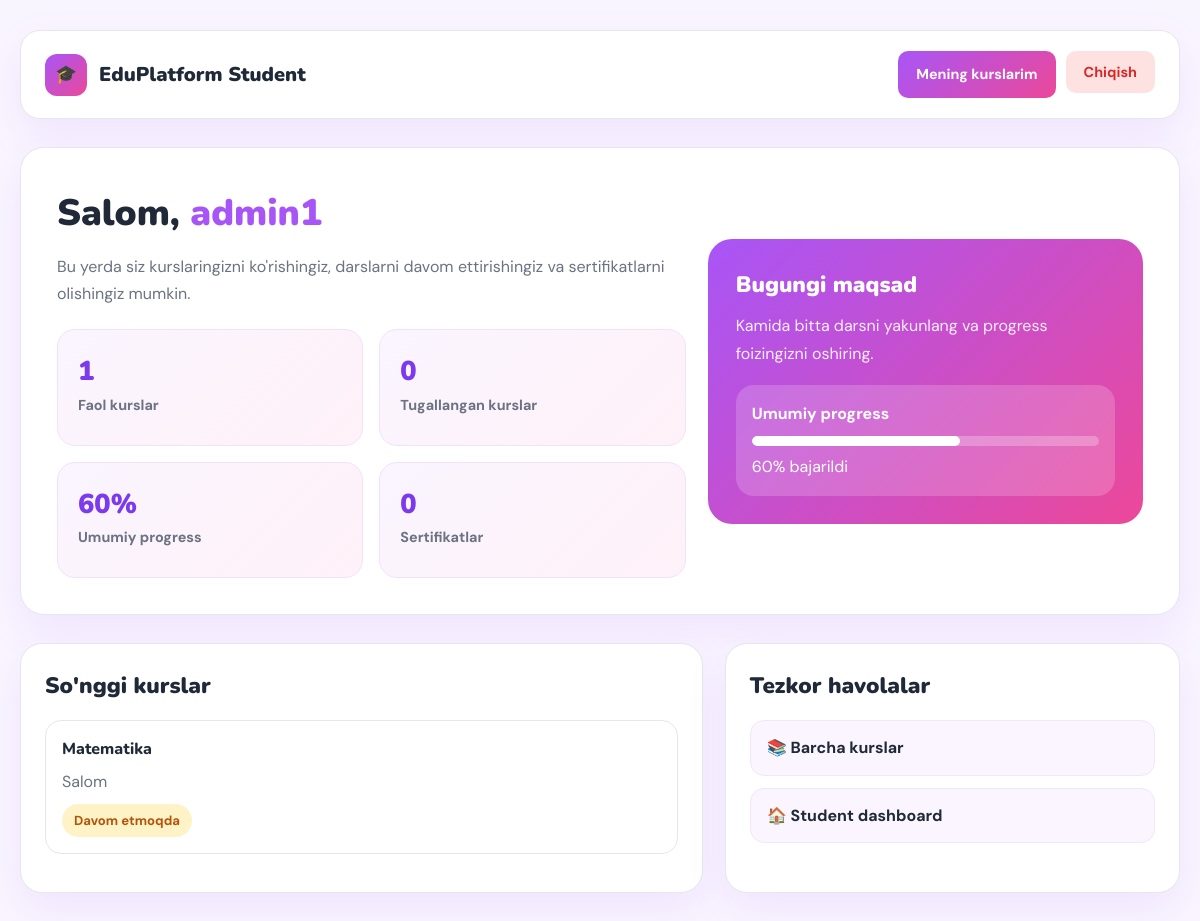
The page /student-dashboard/ (signed in) on the database its author committed.
### accounts/models.py (models this page shows, shortened)
class User(AbstractUser):
    phone = models.CharField(max_length=20, blank=True, null=True)
    ROLE_CHOICES = (
        ('student', 'Student'),
        ('admin', 'Admin'),
    )
    role = models.CharField(max_length=20, choices=ROLE_CHOICES, default='student')

### courses/models.py (models this page shows, shortened)
class Enrollment(models.Model):
    student = models.ForeignKey(User, on_delete=models.CASCADE, limit_choices_to={'role': 'student'})
    course = models.ForeignKey('Course', on_delete=models.CASCADE)
    enrolled_at = models.DateTimeField(default=timezone.now)
    completed = models.BooleanField(default=False)  # Kurs tugaganini belgilash
    class Meta:
        unique_together = ('student', 'course')

class Course(models.Model):
    title = models.CharField(max_length=200)
    description = models.TextField()
    price = models.DecimalField(max_digits=10, decimal_places=2, default=0)
    discount = models.PositiveIntegerField(default=0)  # %
    category = models.ForeignKey(Category, on_delete=models.SET_NULL, null=True)
    duration = models.CharField(max_length=50, help_text="Masalan: 3 oy, 40 soat")
    cover_image = models.ImageField(upload_to='course_covers/', null=True, blank=True)
    promo_video = models.FileField(upload_to='course_videos/', null=True, blank=True)
    created_at = models.DateTimeField(auto_now_add=True)

### accounts/views.py (the view)
# urls.py: path('student-dashboard/', student_dashboard, name='student_dashboard'),
@login_required
def student_dashboard(request):
    if request.user.role != "student":
        return redirect('admin_dashboard')
    from courses.models import Enrollment, LessonProgress, Lesson
    enrollments = Enrollment.objects.filter(student=request.user)
    active_courses = enrollments.filter(completed=False).count()
    completed_courses = enrollments.filter(completed=True).count()
    total_lessons = Lesson.objects.filter(
        module__course__enrollment__student=request.user
    ).distinct().count()
    completed_lessons = LessonProgress.objects.filter(
        student=request.user, completed=True
    ).count()
    progress_percent = int((completed_lessons / total_lessons) * 100) if total_lessons else 0
    recent_enrollments = enrollments.select_related('course').order_by('-enrolled_at')[:3]
    context = {
        'active_courses': active_courses,
        'completed_courses': completed_courses,
        'progress_percent': progress_percent,
        'recent_enrollments': recent_enrollments,
    }
    return render(request, 'student_dashboard.html', context)

### accounts/templates/student_dashboard.html (shortened to what this page needs)
{% extends "base.html" %}
{% block content %}
<div class="container">
    <div class="topbar">
        <div class="brand">
            <div class="brand-icon">🎓</div>
            EduPlatform Student
        </div>
        <div style="display:flex; gap:10px; flex-wrap:wrap;">
            <a href="{% url 'student_courses' %}" class="btn btn-primary">Mening kurslarim</a>
            <form method="POST" action="{% url 'logout' %}" class="logout-form">
                <button type="submit">Chiqish</button>
            </form>
        </div>
    </div>
    <section class="hero-card" style="display:grid; grid-template-columns:1.3fr 0.9fr; gap:22px; align-items:center;">
        <div>
            <h1>Salom, <span>{{ request.user.username }}</span></h1>
            <p>Bu yerda siz kurslaringizni ko'rishingiz, darslarni davom ettirishingiz va sertifikatlarni olishingiz mumkin.</p>
            <div class="stats-grid" style="grid-template-columns: repeat(2, 1fr);">
                <div class="stat-card">
                    <div class="value">{{ active_courses }}</div>
                    <h3>Faol kurslar</h3>
                </div>
                <div class="stat-card">
                    <div class="value">{{ completed_courses }}</div>
                    <h3>Tugallangan kurslar</h3>
                </div>
                <div class="stat-card">
                    <div class="value">{{ progress_percent }}%</div>
                    <h3>Umumiy progress</h3>
                </div>
                <div class="stat-card">
                    <div class="value">{{ completed_courses }}</div>
                    <h3>Sertifikatlar</h3>
                </div>
            </div>
        </div>
        <div style="background:var(--gradient); color:white; border-radius:24px; padding:28px;">
            <h3 style="font-family:'Nunito',sans-serif; font-size:1.4rem; font-weight:900; margin-bottom:10px;">Bugungi maqsad</h3>
            <p style="color:rgba(255,255,255,0.9); margin-bottom:18px;">Kamida bitta darsni yakunlang va progress foizingizni oshiring.</p>
            <div style="background:rgba(255,255,255,0.18); border-radius:18px; padding:16px;">
                <strong style="display:block; margin-bottom:10px;">Umumiy progress</strong>
                <div style="width:100%; height:10px; background:rgba(255,255,255,0.25); border-radius:999px; overflow:hidden; margin-bottom:8px;">
                    <div style="width:{{ progress_percent }}%; height:100%; background:white; border-radius:999px;"></div>
                </div>
                <span>{{ progress_percent }}% bajarildi</span>
            </div>
        </div>
    </section>
    <section style="display:grid; grid-template-columns:1.2fr 0.8fr; gap:22px;">
        <div class="card">
            <h2>So'nggi kurslar</h2>
            {% for enrollment in recent_enrollments %}
            <div style="border:1px solid var(--border); border-radius:16px; padding:16px; margin-bottom:14px;">
                <h4 style="font-family:'Nunito',sans-serif; font-weight:800; margin-bottom:6px;">{{ enrollment.course.title }}</h4>
                <p style="color:var(--muted); margin-bottom:10px;">{{ enrollment.course.description|truncatewords:15 }}</p>
                {% if enrollment.completed %}
                <span class="badge badge-success">Tugallangan</span>
                {% else %}
                <span class="badge badge-student">Davom etmoqda</span>
                {% endif %}
            </div>
            {% empty %}
            <p class="empty-state">Hali kursga yozilmagansiz</p>
            {% endfor %}
        </div>
        <div class="card">
            <h2>Tezkor havolalar</h2>
            <div style="display:grid; gap:12px;">
                <a href="{% url 'student_courses' %}" style="background:#faf5ff; border:1px solid #f1e6ff; padding:14px 16px; border-radius:14px; font-weight:700; transition:0.2s;">📚 Barcha kurslar</a>
                <a href="{% url 'student_dashboard' %}" style="background:#faf5ff; border:1px solid #f1e6ff; padding:14px 16px; border-radius:14px; font-weight:700; transition:0.2s;">🏠 Student dashboard</a>
            </div>
        </div>
    </section>
</div>
{% endblock %}

### static/css/style.css (style rules this page uses)
:root { --primary: #a855f7; --primary-dark: #7c3aed; --pink: #ec4899; --gradient: linear-gradient(135deg, #a855f7, #ec4899); --bg: #f9f5ff; --white: #ffffff; --dark: #1a1a2e; --text: #1f2937; --muted: #6b7280; --border: #e5e7eb; --danger: #ef4444; --success: #22c55e; --warning: #f59e0b; --card-bg: #fff; --shadow: 0 16px 40px rgba(168, 85, 247, 0.10); --shadow-sm: 0 4px 12px rgba(168, 85, 247, 0.08); }
* { margin: 0; padding: 0; box-sizing: border-box; }
body { font-family: 'DM Sans', sans-serif; background: var(--bg); color: var(--text); line-height: 1.6; }
a { text-decoration: none; color: inherit; }
.container { max-width: 1200px; margin: 0 auto; padding: 30px 20px 60px; }
.topbar { background: var(--white); border: 1px solid var(--border); border-radius: 20px; padding: 20px 24px; display: flex; justify-content: space-between; align-items: center; gap: 14px; flex-wrap: wrap; box-shadow: var(--shadow); margin-bottom: 28px; }
.logo, .brand { display: flex; align-items: center; gap: 12px; font-family: 'Nunito', sans-serif; font-weight: 900; font-size: 1.25rem; }
.logo-icon, .brand-icon { width: 42px; height: 42px; border-radius: 12px; background: var(--gradient); display: flex; align-items: center; justify-content: center; color: white; font-size: 1.1rem; }
.btn { display: inline-flex; align-items: center; justify-content: center; gap: 8px; text-decoration: none; padding: 12px 18px; border-radius: 10px; font-weight: 700; font-size: 0.9rem; font-family: 'DM Sans', sans-serif; border: none; cursor: pointer; transition: all 0.2s ease; }
.btn-primary { background: var(--gradient); color: white; }
.card { background: var(--white); border: 1px solid var(--border); border-radius: 22px; padding: 24px; box-shadow: var(--shadow); }
.card h2 { font-family: 'Nunito', sans-serif; font-size: 1.4rem; font-weight: 900; margin-bottom: 16px; }
.hero-card { background: var(--white); border: 1px solid var(--border); border-radius: 24px; padding: 36px; box-shadow: var(--shadow); margin-bottom: 28px; }
.hero-card h1 { font-family: 'Nunito', sans-serif; font-size: 2.3rem; font-weight: 900; margin-bottom: 10px; }
.hero-card h1 span { color: var(--primary); }
.hero-card p { color: var(--muted); line-height: 1.7; margin-bottom: 22px; }
.stats-grid { display: grid; grid-template-columns: repeat(4, 1fr); gap: 16px; }
.stat-card { background: linear-gradient(135deg, #faf5ff, #fff1f8); border: 1px solid #f0e2ff; border-radius: 18px; padding: 20px; }
.stat-card h3 { color: var(--muted); font-size: 0.9rem; margin-bottom: 8px; }
.stat-card .value { font-family: 'Nunito', sans-serif; font-size: 1.7rem; font-weight: 900; color: var(--primary-dark); }
.badge { display: inline-flex; align-items: center; padding: 6px 12px; border-radius: 999px; font-size: 0.82rem; font-weight: 700; white-space: nowrap; }
.badge-student { background: #fef3c7; color: #b45309; }
.logout-form { display: inline; }
.logout-form button { text-decoration: none; background: #fee2e2; color: #dc2626; padding: 12px 18px; border-radius: 10px; font-weight: 700; font-family: 'DM Sans', sans-serif; font-size: 0.9rem; border: none; cursor: pointer; transition: 0.2s; }

### rows shown on the page
User: user.username "admin1"
Enrollment: course "Matematika", course.description "Salom", completed "Davom etmoqda"

### other values the page prints
{{ active_courses }} "1"
{{ completed_courses }} "0"
{{ progress_percent }} "60"
